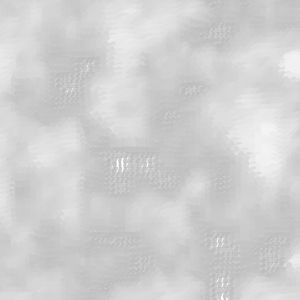
Frame 1 (no input)
Frame 60 (the mouse pressed at the canvas centre just before this capture): identical to frame 1, image omitted
Frame 120 (the mouse held since frame 60 and released just before this capture): identical to frame 1, image omitted

The Processing sketch that drew this single still picture (run headless with seeded random() and noise(); from frame 60 on, the mouse is pressed at the canvas centre):

// Processing sketch: p5_3
// ── p5_3.pde
/*
* 2次元のノイズ(四角でグレー)
*/

void setup() {
    size(300, 300);
    smooth();
    background(255);
    float xStart = random(10);
    float xNoise = xStart;
    float yNoise = random(10);
    
    for (int y = 0; y <=  height; y += 5) {
        yNoise += 0.1;
        xNoise = xStart;
        for (int x = 0; x <=  width; x += 5) {
            xNoise += 0.1;
            drawPoint(x,y,noise(xNoise, yNoise));
        }
    }
}
        
void draw() {
        
}
        
void drawPoint(float x, float y, float noiseFactor) {
    pushMatrix(); // 位置と回転を保存
    translate(x, y);
    rotate(noiseFactor * radians(540));
    float edgeSize = noiseFactor * 35;
    float grey = 150 + (noiseFactor * 120);
    float alpha = 150 + (noiseFactor * 120);
    noStroke();
    fill(grey, alpha);
    ellipse(0, 0, edgeSize, edgeSize/2);
    popMatrix(); // 位置と回転を復元
}
